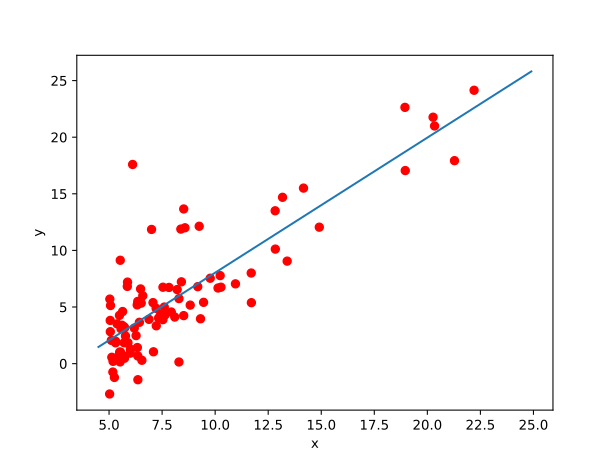

Write Python code to recreate this figure.
#!/usr/bin/env python3

import matplotlib.pyplot as plt, numpy as np
from sklearn import linear_model
from pandas import read_csv

data = None
with  open('challenge_dataset.csv') as csv_file:
    data = read_csv(csv_file)

x = data['x'].as_matrix()
y = data['y'].as_matrix()

plt.xlabel('x')
plt.ylabel('y')
plt.plot(x, y, 'ro')

reg = linear_model.LinearRegression()
reg.fit(x.reshape(-1, 1), y)

t = np.arange(4.5, 25, 0.1)
plt.plot(t, reg.coef_[0] * t + reg.intercept_)
plt.savefig('challenge_dataset.svg')
